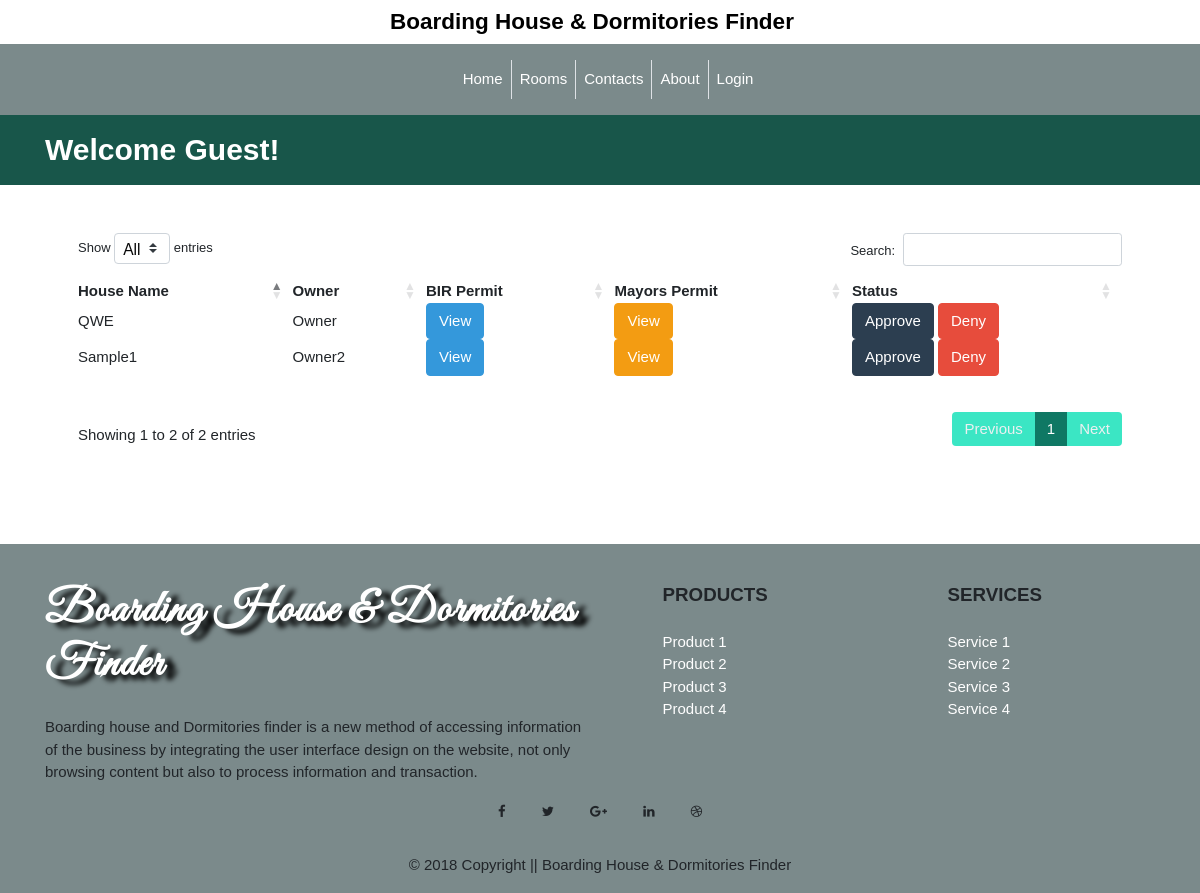
The app's page /pending_bhod.php, older data.
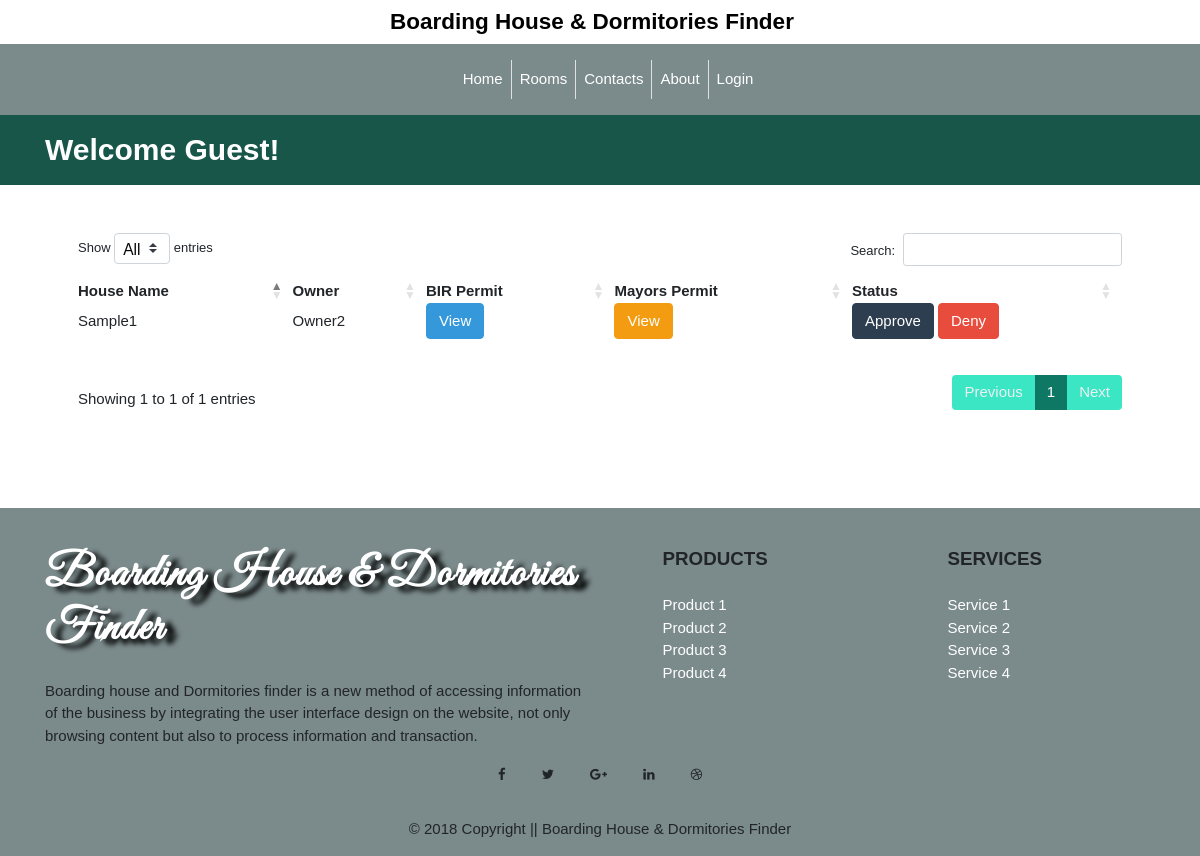
The same page, newer data.
### tables this page shows
CREATE TABLE IF NOT EXISTS `houses` (
  `house_id` int(11) NOT NULL,
  `user_id` int(11) NOT NULL,
  `house_category_id` int(11) NOT NULL,
  `house_name` varchar(255) NOT NULL,
  `house_address` varchar(255) NOT NULL,
  `house_postcode` int(11) NOT NULL,
  `house_phone_number` text NOT NULL,
  `house_number_room` text NOT NULL,
  `house_picture` text NOT NULL,
  `house_mp` text NOT NULL,
  `house_birp` text NOT NULL,
  `house_blpp` text NOT NULL,
  `house_description` text NOT NULL,
  `house_status` int(11) NOT NULL
);

CREATE TABLE IF NOT EXISTS `users` (
  `id` int(11) NOT NULL,
  `role_id` int(11) NOT NULL,
  `status_id` int(11) NOT NULL,
  `user_fname` varchar(255) NOT NULL,
  `user_lname` varchar(255) DEFAULT NULL,
  `user_mname` varchar(10) NOT NULL,
  `user_address` varchar(255) NOT NULL,
  `user_gender` enum('m','f') NOT NULL,
  `user_birthdate` varchar(255) NOT NULL,
  `user_picture` varchar(255) NOT NULL,
  `user_email` varchar(255) NOT NULL,
  `username` varchar(255) NOT NULL,
  `password` varchar(255) NOT NULL,
  `create_date` datetime NOT NULL,
  `update_date` datetime NOT NULL
);

### pending_bhod.php (the view, shortened to what this page needs)
<?php
	function display_content(){
		require 'condb.php';
		?>
		<div class="container">
			<div class="row">
				<div class="col-sm-12 p-5 mb-5">
					<table class="house-pending-list" id="house-pending-list" class="table table-hover">
						<thead>
							<tr>
								<th>House Name</th>
								<th>Owner</th>
								<th>BIR Permit</th>
								<th>Mayors Permit</th>
								<th>Status</th>
							</tr>
						</thead>
						<tbody>
								<?php
									$sql = "SELECT * FROM houses WHERE house_status = '3'";
									$results = mysqli_query($conn, $sql);
									while ($row = mysqli_fetch_assoc($results)) {
										extract($row)
									?>
								<tr>
								<td><?php echo"$house_name" ?></td>
								<td><?php
									$sql1 = "SELECT * FROM users WHERE id = '$user_id'";
									$user = mysqli_query($conn, $sql1);
									$row1 = mysqli_fetch_assoc($user);
									extract($row1);
									echo "$user_fname";?></td>
								<td><button type="button" class="btn btn-info view-bir" data-id=<?php echo $house_id?> data-toggle="modal" data-target="#view-bir-picture">View</button></td>
								<td><button type="button" class="btn btn-warning view-mayors-permit" data-id="<?php echo $house_id ?>" data-toggle="modal" data-target="#view-mayors-permit-picture">View</button></td>
								<td>
									<button type="button" class="btn btn-primary approve_modal" data-id=<?php echo $house_id?> data-toggle="modal" data-target="#approve">Approve</button>
								<button type="button" class="btn btn-danger" data-toggle="modal" data-target="#deny">Deny</button>
								</td>
								</tr>
								<?php
									}
								?>
						</tbody>
					</table>
				</div>
			</div>
		</div>
		<?php
	}
	require "template.php";
?>

### template.php (shortened to what this page needs)
<!DOCTYPE html>
<html>
<head>
	<?php require "partials/head.php" ?>
</head>
<body>
	<?php
		require "partials/nav.php";
		display_content();
		require "partials/footer.php";
	?>
</body>
</html>

### partials/head.php (shortened to what this page needs)
<link rel="stylesheet" href="https://maxcdn.bootstrapcdn.com/font-awesome/4.7.0/css/font-awesome.min.css">
<link href="https://cdnjs.cloudflare.com/ajax/libs/twitter-bootstrap/4.0.0/css/bootstrap.min.css" rel="stylesheet">
<link rel="stylesheet" type="text/css" href="https://cdn.datatables.net/1.10.19/css/dataTables.bootstrap4.min.css">
<link href="https://bootswatch.com/4/flatly/bootstrap.min.css" rel="stylesheet">
<?php
	if (isset($_SESSION['user_id'])) {
		?>
		<link rel="stylesheet" type="text/css" href="../assets/css/style.css">
	<?php
	}else{
		?>
		<link rel="stylesheet" type="text/css" href="assets/css/style.css">
		<?php
	}
?>

### partials/nav.php (shortened to what this page needs)
    <div class="d-flex justify-content-center">
      <a class="navbar-brand title d-none d-lg-block" href="../admin/../../BDReservation/index.php">Boarding House & Dormitories Finder</a>
    </div>
<nav class="navbar navbar-expand-lg navbar-dark bg-dark d-flex justify-content-center">
	<div class="d-flex justify-content-center">
  <div class="collapse navbar-collapse" id="navbarColor01">
    <ul class="navbar-nav pl-3">
      <?php
        if (isset($_SESSION['username']) && $_SESSION['user_level'] == 1 && $_SESSION['user_status'] == 1) {
      ?>
        <li class="nav-item">
          <a class="nav-link" href="BDReservation/../../../BDReservation/admin/dashboard.php">Home <span class="sr-only">(current)</span></a>
        </li>
        <li class="nav-item">
          <a class="nav-link border-left d-none d-sm-none d-md-none d-lg-block" href="BDReservation/../../../BDReservation/admin/house.php">House</a>
          <a class="nav-link d-lg-none" href="BDReservation/../../../BDReservation/admin/house.php">House</a>
        </li>
        <li class="nav-item">
          <a class="nav-link d-lg-none" href="BDReservation/../../../BDReservation/admin/user_list.php">User List</a>
        </li>
        <li class="nav-item">
          <a class="nav-link border-left d-none d-sm-none d-md-none d-lg-block" href="BDReservation/../../../BDReservation/admin/user_list.php">User List</a>
          <a class="nav-link d-lg-none" href="BDReservation/../../../BDReservation/admin/user_list.php">User List</a>
        </li>
        <li class="nav-item">
          <a class="nav-link border-left d-none d-sm-none d-md-none d-lg-block" href="add_admin.php">Add Admin</a>
          <a class="nav-link d-lg-none" href="BDReservation/../../../BDReservation/admin/add_admin.php">Add Addmin</a>
        </li>
        <li class="nav-item">
          <a class="nav-link border-left d-none d-sm-none d-md-none d-lg-block" href="../admin/../../BDReservation/about.php">About</a>
          <a class="nav-link d-lg-none" href="../admin/../../BDReservation/about.php">About</a>
        </li>
        <?php
      }else{
      ?>
      <li class="nav-item">
        <a class="nav-link" href="home.php">Home <span class="sr-only">(current)</span></a>
      </li>
      <li class="nav-item">
        <a class="nav-link border-left d-none d-sm-none d-md-none d-lg-block" href="room.php">Rooms</a>
      </li>
      <li class="nav-item">
        <a class="nav-link border-left d-none d-sm-none d-md-none d-lg-block" href="contacts.php">Contacts</a>
      </li>
      <li class="nav-item">
        <a class="nav-link border-left d-none d-sm-none d-md-none d-lg-block" href="about.php">About</a>
      </li>
      <?php
      }
      if (isset($_SESSION['username'])) {
       ?>
       <li class="nav-item">
        <a class="nav-link border-left d-none d-sm-none d-md-none d-lg-block" href="../../BDReservation/logout.php">Logout</a>
        <a class="nav-link d-lg-none" href="../logout.php">Logout</a>
       </li>
       <?php
      }else{
      ?>
      <li class="nav-item">
        <a class="nav-link border-left d-none d-sm-none d-md-none d-lg-block" href="login.php">Login</a>
      </li>
      <?php
        }
      ?>
    </ul>
  </div>
  </div>
</nav>
<section>
  <div class="welcome">
    <div class="container">
      Welcome <?php
        if (isset($_SESSION['fname'])) {
          echo $_SESSION['fname'];
        }else {
          echo "Guest!";
        }
        ?>
    </div>
  </div>
</section>

### partials/footer.php (shortened to what this page needs)
<footer class="page-footer font-small bg-dark pt-4">
    <div class="container text-center text-md-left">
        <div class="row">
            <div class="col-md-6">
                <h5 class="mb-4 mt-3 font-weight-bold footer-title">Boarding House & Dormitories Finder</h5>
                <p>Boarding house and Dormitories finder is a new method of accessing information of the business by integrating the user interface design on the website, not only browsing content but also to process information and transaction.</p>
            </div>
            <div class="col-md-2 mx-auto">
                <h5 class="text-uppercase mb-4 mt-3 font-weight-bold">Products</h5>
                <ul class="list-unstyled">
                    <li><a class="footer-a-tag" href="#!">Product 1</a></li>
                    <li><a class="footer-a-tag" href="#!">Product 2</a></li>
                    <li><a class="footer-a-tag" href="#!">Product 3</a></li>
                    <li><a class="footer-a-tag" href="#!">Product 4</a></li>
                </ul>
            </div>
            <div class="col-md-2 mx-auto">
                <h5 class="text-uppercase mb-4 mt-3 font-weight-bold">Services</h5>
                <ul class="list-unstyled">
                    <li><a class="footer-a-tag" href="#!">Service 1</a></li>
                    <li><a class="footer-a-tag" href="#!">Service 2</a></li>
                    <li><a class="footer-a-tag" href="#!">Service 3</a></li>
                    <li><a class="footer-a-tag" href="#!">Service 4</a></li>
                </ul>
            </div>
    </div>
    <div class="text-center">
        <ul class="list-unstyled list-inline">
            <li class="list-inline-item"><a class="btn-floating btn-sm btn-fb mx-1"><i class="fa fa-facebook"> </i></a></li>
            <li class="list-inline-item"><a class="btn-floating btn-sm btn-tw mx-1"><i class="fa fa-twitter"> </i></a></li>
            <li class="list-inline-item"><a class="btn-floating btn-sm btn-gplus mx-1"><i class="fa fa-google-plus"> </i></a></li>
            <li class="list-inline-item"><a class="btn-floating btn-sm btn-li mx-1"><i class="fa fa-linkedin"> </i></a></li>
            <li class="list-inline-item"><a class="btn-floating btn-sm btn-dribbble mx-1"><i class="fa fa-dribbble"> </i></a></li>
        </ul>
    </div>
    <div class="footer-copyright py-3 text-center">
        <div class="container-fluid">
            © 2018 Copyright || Boarding House & Dormitories Finder
        </div>
    </div>
</footer>

### assets/css/style.css (style rules this page uses)
* { margin: 0; padding: 0; box-sizing: border-box; }
html,body { font-family: 'Moserrat', sans-serif; }
.title { font-weight: bold; font-size: 1.5em; color: #000; }
.welcome { background: #18564a; width: 100%; height: 70px; line-height: 70px; color: #fff; font-weight: bold; font-size: 2em; }
a.footer-a-tag { color: #fff; }
.footer-title { color: #fff; font-family: 'Great Vibes', cursive; font-size: 3em; text-shadow: 10px 5px 5px #000; letter-spacing: 1.5px; }
.house-pending-list { width: 100%; }

Row changes from the older to the newer data that the page shows:
no longer on this page (row edited): houses: house_name "QWE", user.user_fname "Owner"
Text that changed along with them:
text written by a page script: "Show entries Search: Showing 1 to 2 of 2 entries Previous 1 Next" → "Show entries Search: Showing 1 to 1 of 1 entries Previous 1 Next"
